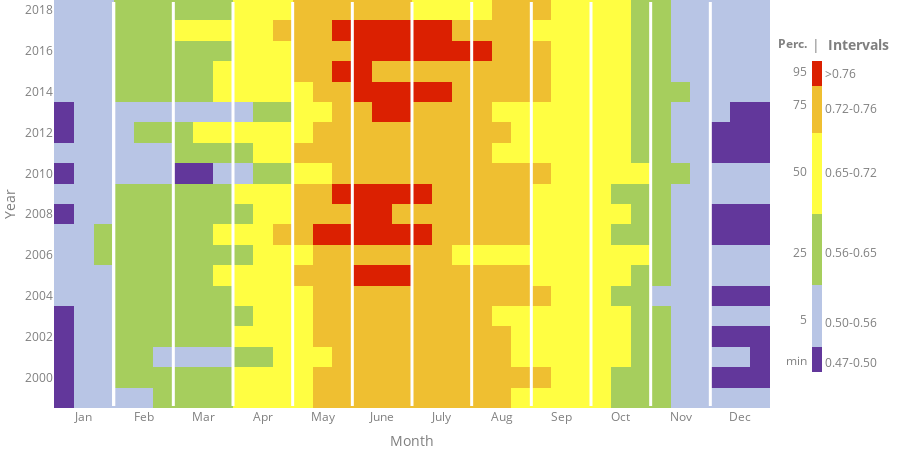

Notebook code cell kept with this figure:
### Code cell
# with colorbar


date_list = [datetime.date.today() - dateutil.relativedelta.relativedelta(months=x)
             for x in range(11, -1, -1)]
month_list = [datetime.date.strftime(x, '%b') for x in date_list]
faparTrace = go.Heatmap(
    z=faparDF.Mean,
    x=faparDF.xAxis,
    y=faparDF.Year,
    text=faparDF['Date'],
    colorscale=colorscale,
    colorbar=dict(
        len=0.87,
                  tickmode='array',
                  thickness=10,
                  x=1.045,
        title='|  <b>Intervals</b>',
                  ticktext=['0.47-0.50', '0.50-0.56', '0.56-0.65',
                    '0.65-0.72', '0.72-0.76', '>0.76'],
                  tickvals=[0.48, 0.52, 0.59, 0.67, 0.735, 0.77]
       
    ),
    hovertemplate='%{text|%d %b %Y}<br>'+
    'Mean FAPAR: %{z:.2f}<extra></extra>')

xPerc=1.055
annotations=(
    dict(
        text="<b>Perc.</b>",
        xref="paper",yref="paper",
        x=xPerc, y=0.92,
        showarrow=False,
        align="center"
        ),
      dict(
        xref="paper",yref="paper",
        x=xPerc, y=0.85,
        text="95",
        showarrow=False,
        align="center"
        ),
      dict(
        xref="paper",yref="paper",
        x=xPerc, y=0.77,
        text="75",
        showarrow=False,
         align="center"
        ),
      dict(
        xref="paper",yref="paper",
        x=xPerc, y=0.58,
        text="50",
        showarrow=False,
           align="center"

        ),
      dict(
        xref="paper",yref="paper",
        x=xPerc, y=0.38,
        text="25",
        showarrow=False,
           align="center"

        ),
      dict(
        xref="paper",yref="paper",
        x=xPerc, y=0.19,
        text="5",
        showarrow=False,
           align="center"

        ),
      dict(
        xref="paper",yref="paper",
        x=xPerc, y=0.09,
        text="min",
        showarrow=False,
           align="center"
        )
)
figure_4_12 = go.Figure(data=faparTrace, layout=TIMESERIES_LAYOUT)
figure_4_12.update_layout(
    annotations=annotations,
    yaxis=dict(
        title='Year',
        nticks=20),
    xaxis=dict(
        title='Month',
        ticktext=['Jan','Feb','Mar','Apr','May','June','July','Aug','Sep','Oct','Nov','Dec'],
        showgrid=False,
        tickvals=[2, 5, 8, 11, 14, 17, 20, 23, 26, 29, 32, 35],))
figure_4_12.add_shape(
    type='line',
    x0=3.5, y0=1998.6, x1=3.5, y1=2018.4,
    line=dict(color='White', width=3)
)
x0=3.5
for i in range(0,11):
    figure_4_12.add_shape(type='line',
                          x0=x0, y0=1998.6, x1=x0, y1=2018.4,
                          line=dict(color='White', width=3))
    x0+=3

figure_4_12

### Figure 1 — Plotly figure (JSON) as saved in the notebook; plotly's stock layout.template omitted (floating-point values rounded to 4 significant figures; data arrays with more than 128 entries replaced by an {"elided": "..."} marker saying what was removed)
{"data": [{"colorbar": {"len": 0.87, "thickness": 10, "tickmode": "array", "ticktext": ["0.47-0.50", "0.50-0.56", "0.56-0.65", "0.65-0.72", "0.72-0.76", ">0.76"], "tickvals": [0.48, 0.52, 0.59, 0.67, 0.735, 0.77], "title": {"text": "|  <b>Intervals</b>"}, "x": 1.045}, "colorscale": [[0, "rgb(98, 55, 155)"], [0.08, "rgb(98, 55, 155)"], [0.08, "rgb(184, 197, 229)"], [0.28, "rgb(184, 197, 229)"], [0.28, "rgb(166, 206, 93)"], [0.507, "rgb(166, 206, 93)"], [0.507, "rgb(255, 254, 66)"], [0.77, "rgb(255, 254, 66)"], [0.77, "rgb(239, 191, 49)"], [0.92, "rgb(239, 191, 49)"], [0.92, "rgb(219, 32, 1)"], [1, "rgb(219, 32, 1)"]], "hovertemplate": "%{text|%d %b %Y}<br>Mean FAPAR: %{z:.2f}<extra></extra>", "text": {"elided": "720 str values"}, "type": "heatmap", "x": {"elided": "720 int values"}, "y": {"elided": "720 int values"}, "z": {"elided": "720 float values"}}], "layout": {"annotations": [{"align": "center", "showarrow": false, "text": "<b>Perc.</b>", "x": 1.055, "xref": "paper", "y": 0.92, "yref": "paper"}, {"align": "center", "showarrow": false, "text": "95", "x": 1.055, "xref": "paper", "y": 0.85, "yref": "paper"}, {"align": "center", "showarrow": false, "text": "75", "x": 1.055, "xref": "paper", "y": 0.77, "yref": "paper"}, {"align": "center", "showarrow": false, "text": "50", "x": 1.055, "xref": "paper", "y": 0.58, "yref": "paper"}, {"align": "center", "showarrow": false, "text": "25", "x": 1.055, "xref": "paper", "y": 0.38, "yref": "paper"}, {"align": "center", "showarrow": false, "text": "5", "x": 1.055, "xref": "paper", "y": 0.19, "yref": "paper"}, {"align": "center", "showarrow": false, "text": "min", "x": 1.055, "xref": "paper", "y": 0.09, "yref": "paper"}], "font": {"color": "#7f7f7f"}, "height": 450, "hovermode": "closest", "legend": {"bgcolor": "rgba(0,0,0,0)", "itemclick": false, "itemdoubleclick": false, "orientation": "h"}, "margin": {"b": 0, "l": 0, "r": 0, "t": 0}, "paper_bgcolor": "rgba(0,0,0,0)", "plot_bgcolor": "#f7fbfd", "shapes": [{"line": {"color": "White", "width": 3}, "type": "line", "x0": 3.5, "x1": 3.5, "y0": 1999.0, "y1": 2018.0}, {"line": {"color": "White", "width": 3}, "type": "line", "x0": 3.5, "x1": 3.5, "y0": 1999.0, "y1": 2018.0}, {"line": {"color": "White", "width": 3}, "type": "line", "x0": 6.5, "x1": 6.5, "y0": 1999.0, "y1": 2018.0}, {"line": {"color": "White", "width": 3}, "type": "line", "x0": 9.5, "x1": 9.5, "y0": 1999.0, "y1": 2018.0}, {"line": {"color": "White", "width": 3}, "type": "line", "x0": 12.5, "x1": 12.5, "y0": 1999.0, "y1": 2018.0}, {"line": {"color": "White", "width": 3}, "type": "line", "x0": 15.5, "x1": 15.5, "y0": 1999.0, "y1": 2018.0}, {"line": {"color": "White", "width": 3}, "type": "line", "x0": 18.5, "x1": 18.5, "y0": 1999.0, "y1": 2018.0}, {"line": {"color": "White", "width": 3}, "type": "line", "x0": 21.5, "x1": 21.5, "y0": 1999.0, "y1": 2018.0}, {"line": {"color": "White", "width": 3}, "type": "line", "x0": 24.5, "x1": 24.5, "y0": 1999.0, "y1": 2018.0}, {"line": {"color": "White", "width": 3}, "type": "line", "x0": 27.5, "x1": 27.5, "y0": 1999.0, "y1": 2018.0}, {"line": {"color": "White", "width": 3}, "type": "line", "x0": 30.5, "x1": 30.5, "y0": 1999.0, "y1": 2018.0}, {"line": {"color": "White", "width": 3}, "type": "line", "x0": 33.5, "x1": 33.5, "y0": 1999.0, "y1": 2018.0}], "xaxis": {"fixedrange": true, "showgrid": false, "ticktext": ["Jan", "Feb", "Mar", "Apr", "May", "June", "July", "Aug", "Sep", "Oct", "Nov", "Dec"], "tickvals": [2, 5, 8, 11, 14, 17, 20, 23, 26, 29, 32, 35], "title": {"text": "Month"}}, "yaxis": {"fixedrange": true, "nticks": 20, "title": {"text": "Year"}}}}
